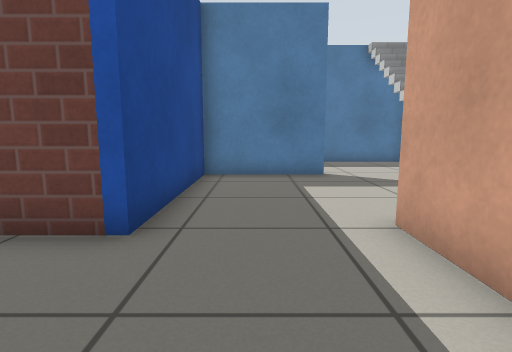
[1] (above)

17 first-person views from a walk through a robot-simulator world made for Gazebo. The camera is 0.64 m above the floor, tilts 8° down and sees 80° across. The floor is counted in squares, 0.5 m on a side. Each view is taken from the middle of a square. On the plan, view 1 faces up. The plan holds only what a view shows up to about 13 squares ahead; the rest is blank. The place goes on beyond the plan. Simple patterns stand in for the simulator's built-in surfaces.

[2]
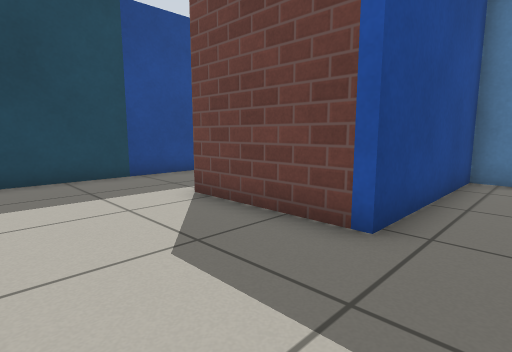

[3]
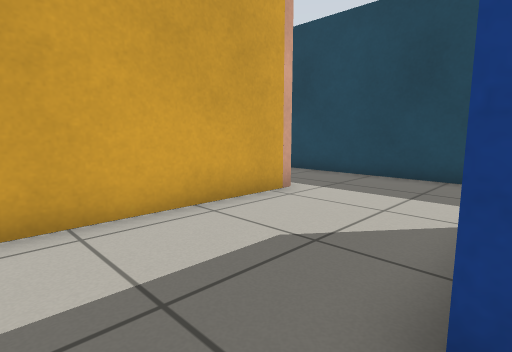

[4]
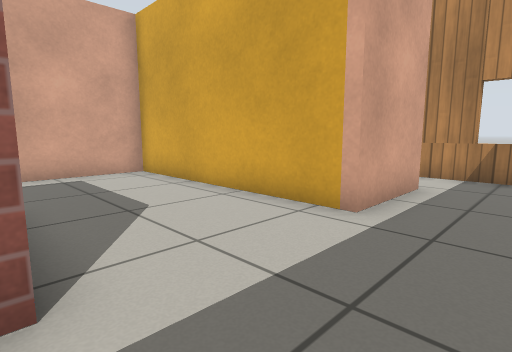

[5]
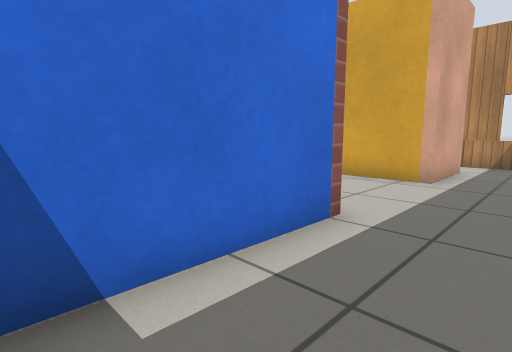

[6]
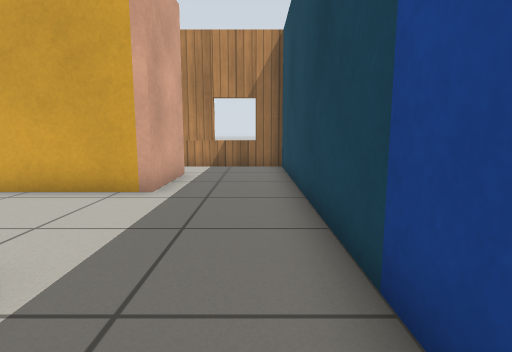

[7]
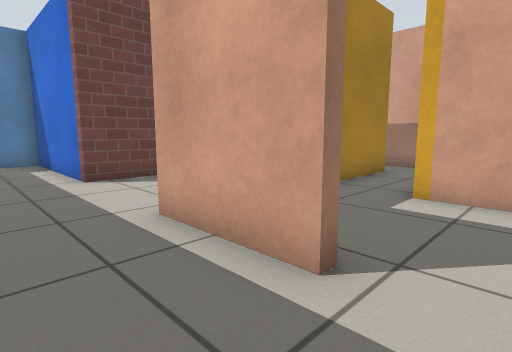

[8]
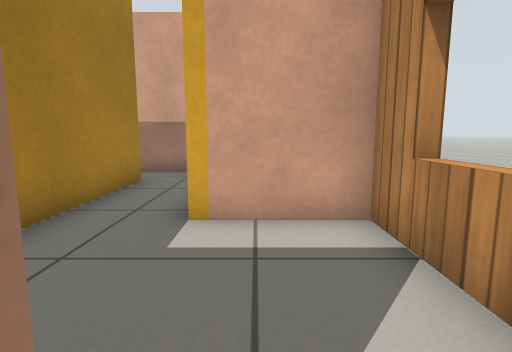

[9]
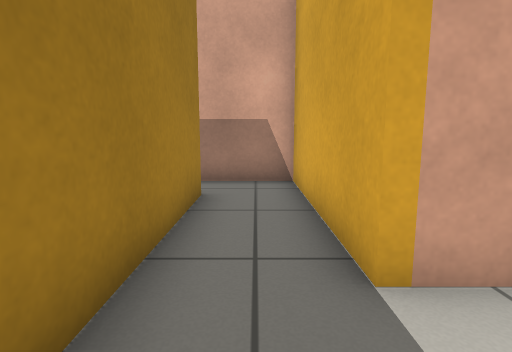

[10]
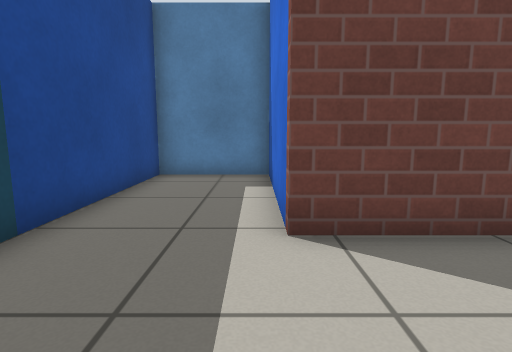

[11]
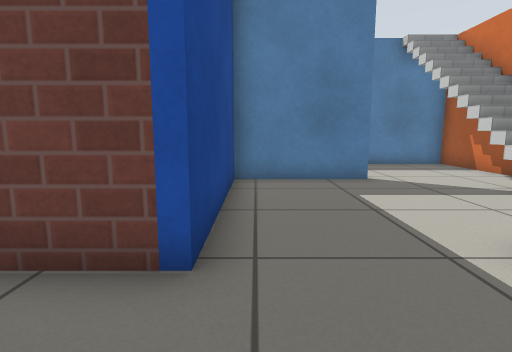

[12]
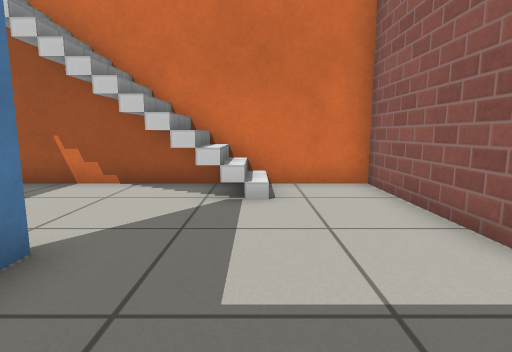

[13]
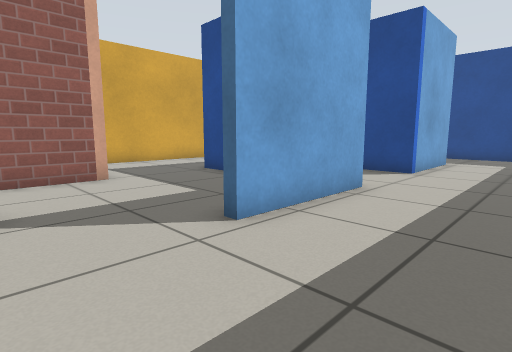

[14]
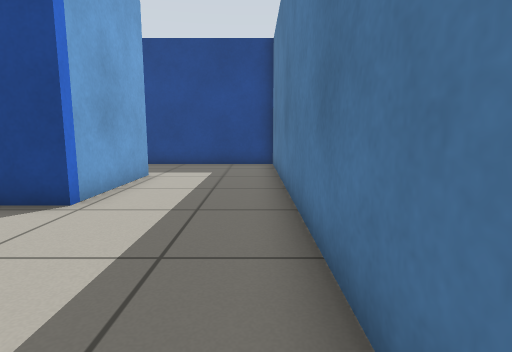

[15]
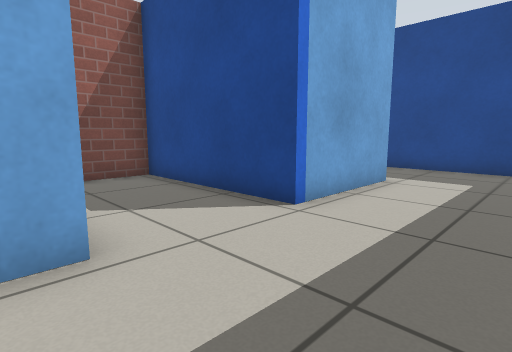

[16]
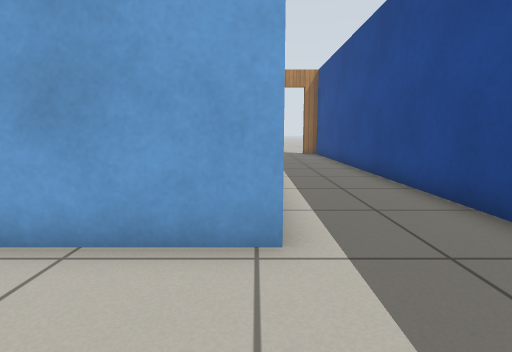

[17]
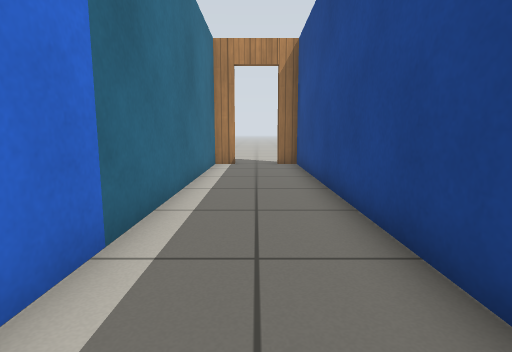

### Floor plan
Key: @ floor where view 1 was taken; # wall or solid block; . floor; / step, stairs or slope; D open door; = window, fence, low wall or low ledge; B white box.
Columns run from 13 left of view 1 to 7 right of it. Each row starts with its distance up from view 1.
 14 #############    ####
 13 #...................#
 12 #...................#
 11 #.................//B
 10 #................./ B
  9 #...#####..#####../ B
  8 #...#...#..#......//B
  7 #...#...#..#......//B
  6 #...#...#..#........#
  5 #...#...#..#........#
  4 #...#...####...######
  3 #...#..........#
  2 #...#..........#
  1 #...#..........#
  0 #...#........@.# #
 -1 #...#...########.#
 -2 #...#...#........#
 -3 #...#...#...######
 -4 #...#.......#
 -5 #...#.......#
 -6 #DDD##=##==##

Where each view was taken, in squares from view 1:
view 1: 0 up, 0 right, facing up
view 2: 0 up, 0 right, facing up-left
view 3: 4 up, 0 right, facing down-left
view 4: 4 up, 8 left, facing down-right
view 5: 8 up, 8 left, facing down-right
view 6: 6 up, 8 left, facing down
view 7: 5 down, 8 left, facing up-right
view 8: 4 down, 6 left, facing right
view 9: 2 down, 4 left, facing right
view 10: 0 up, 6 left, facing up
view 11: 1 up, 1 left, facing up
view 12: 7 up, 1 left, facing right
view 13: 13 up, 5 right, facing down-left
view 14: 13 up, 0 right, facing left
view 15: 13 up, 1 left, facing down-left
view 16: 13 up, 9 left, facing down
view 17: 7 up, 11 left, facing down
